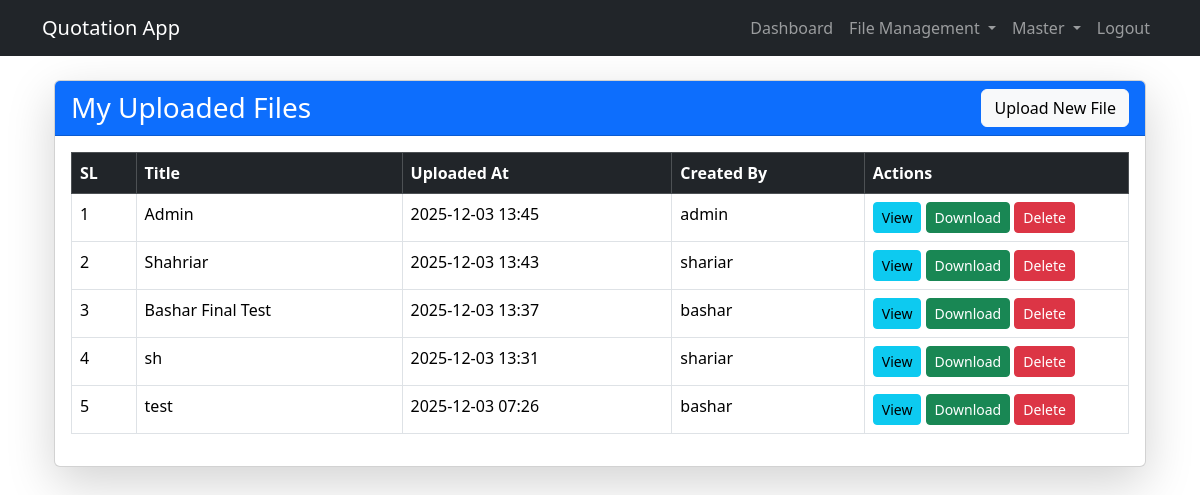
/files/list/ (signed in), run on the app's committed database.
### file_handler/models.py (models this page shows, shortened)
class UploadedFile(models.Model):
    user = models.ForeignKey(User, on_delete=models.CASCADE)
    title = models.CharField(max_length=255)
    file = models.FileField(upload_to='uploads/')
    uploaded_at = models.DateTimeField(auto_now_add=True)

### file_handler/views.py (the view)
# urls.py: path('list/', views.file_list, name='file_list'),
@login_required
def file_list(request):
    if request.user.is_superuser:
        files = UploadedFile.objects.all().order_by('-uploaded_at')
    else:
        files = UploadedFile.objects.filter(user=request.user).order_by('-uploaded_at')
    return render(request, 'file_handler/file_list.html', {'files': files})

### templates/file_handler/file_list.html (shortened to what this page needs)
{% extends 'base.html' %}
{% block content %}
<div class="container mt-4">
    <div class="card shadow-lg">
        <div class="card-header d-flex justify-content-between align-items-center bg-primary text-white">
            <h3 class="card-title mb-0">My Uploaded Files</h3>
            <a href="{% url 'file_handler:upload_file' %}" class="btn btn-light">
                 Upload New File
            </a>
        </div>
        <div class="card-body">
            {% if files %}
            <div class="table-responsive">
                <table class="table table-bordered table-hover">
                    <thead class="table-dark">
                        <tr>
                            <th>SL</th>
                            <th>Title</th>
                            <th>Uploaded At</th>
                            <th>Created By</th>
                            <th style="width: 25%">Actions</th>
                        </tr>
                    </thead>
                    <tbody>
                        {% for file in files %}
                        <tr>
                            <td>{{ forloop.counter }}</td>
                            <td>{{ file.title }}</td>
                            <td>{{ file.uploaded_at|date:"Y-m-d H:i" }}</td>
                            <td>{{ file.user.username }}</td>
                            <td>
                                <a href="{% url 'file_handler:view_file' file.id %}"
                                   class="btn btn-info btn-sm" target="_blank">
                                     View
                                </a>
                                <a href="{% url 'file_handler:download_file' file.id %}"
                                   class="btn btn-success btn-sm">
                                     Download
                                </a>
                                <button class="btn btn-danger btn-sm" data-bs-toggle="modal"
                                    data-bs-target="#deleteModal{{ file.id }}">
                                     Delete
                                </button>
                            </td>
                        </tr>
                        {% endfor %}
                    </tbody>
                </table>
            </div>
            {% else %}
            <div class="alert alert-info text-center">
                You haven't uploaded any files yet.
            </div>
            {% endif %}
        </div>
    </div>
</div>
{% endblock %}

### data on the page
UploadedFile: title "Admin", uploaded_at "2025-12-03 13:45", user.username "admin"
UploadedFile: title "Shahriar", uploaded_at "2025-12-03 13:43", user.username "shariar"
UploadedFile: title "Bashar Final Test", uploaded_at "2025-12-03 13:37", user.username "bashar"
UploadedFile: title "sh", uploaded_at "2025-12-03 13:31", user.username "shariar"
UploadedFile: title "test", uploaded_at "2025-12-03 07:26", user.username "bashar"
